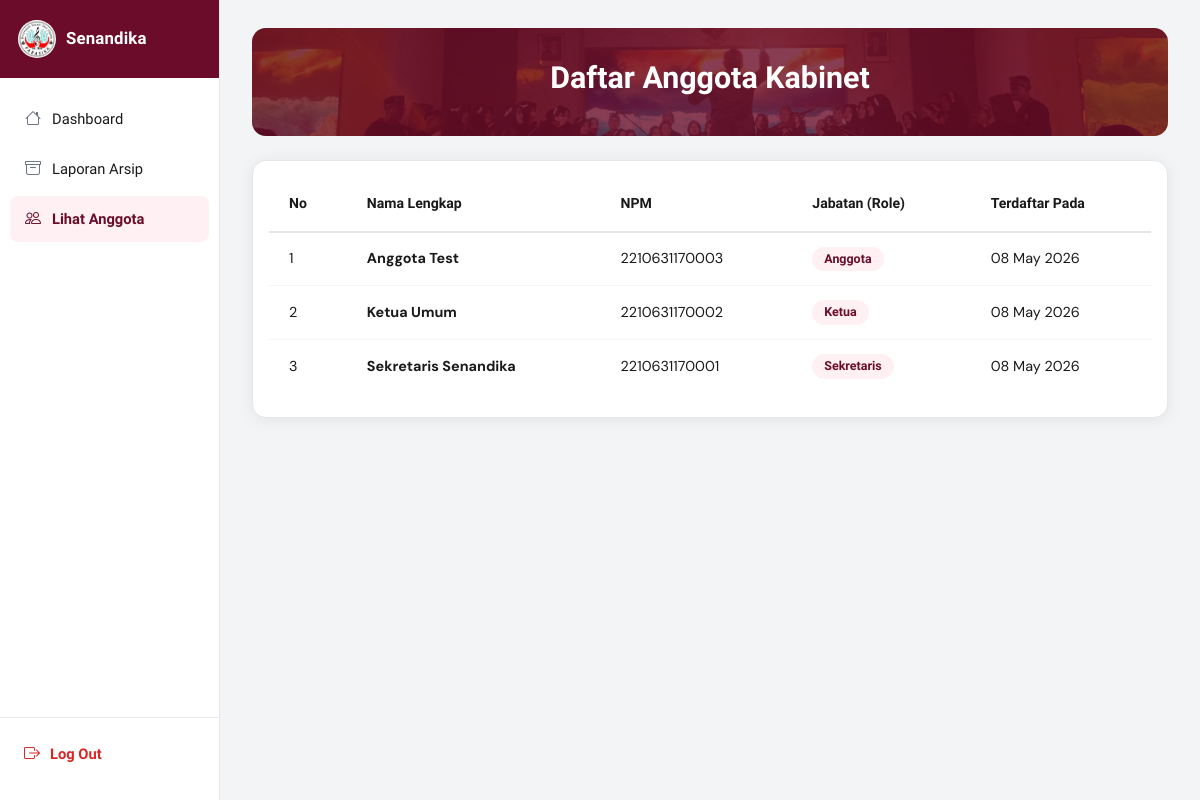
/dashboard/ketua/pages/lihat-anggota.php, run on an earlier commit of the app's database.
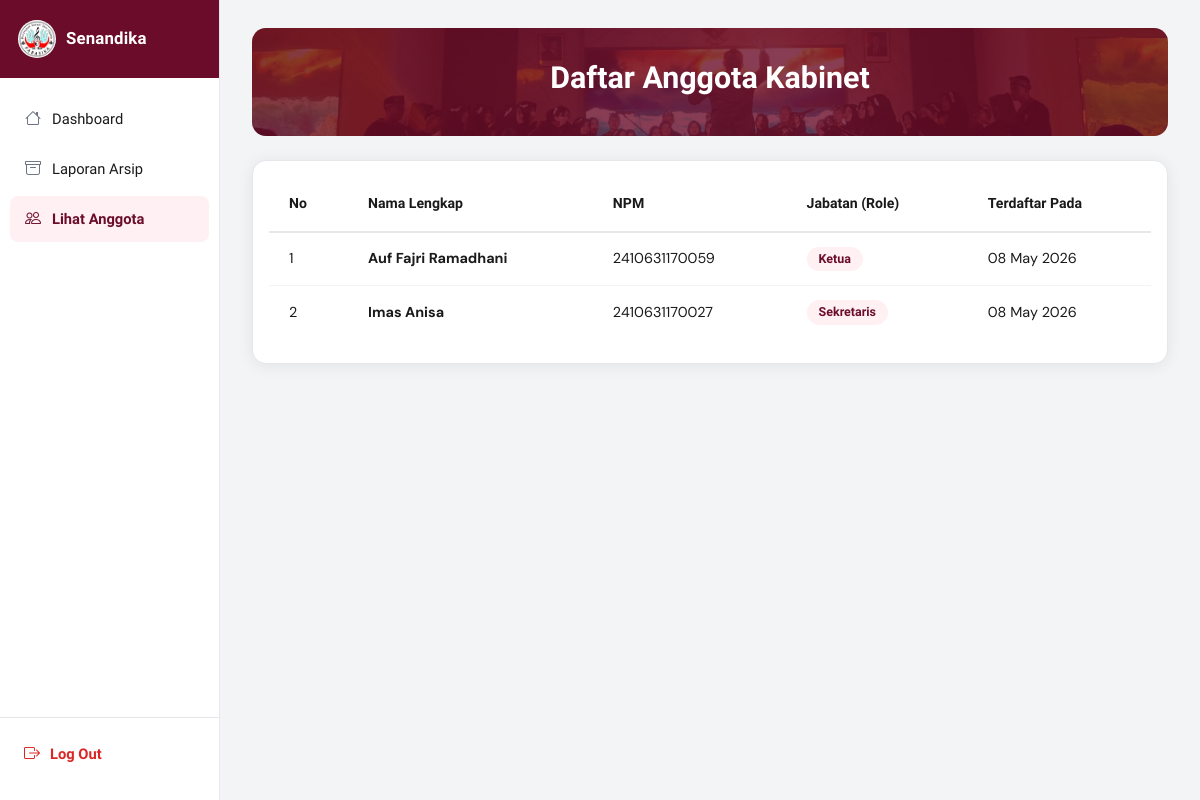
And on a later commit of the database.
### tables this page shows
CREATE TABLE `users` (
  `id` int(11) NOT NULL AUTO_INCREMENT,
  `nama_lengkap` varchar(100) NOT NULL,
  `npm` varchar(13) NOT NULL,
  `password` varchar(255) NOT NULL,
  `role` enum('sekretaris','ketua','anggota') NOT NULL DEFAULT 'anggota',
  `status` enum('pending','approved') NOT NULL DEFAULT 'pending',
  `created_at` timestamp NOT NULL DEFAULT current_timestamp(),
  PRIMARY KEY (`id`),
  UNIQUE KEY `npm` (`npm`)
);

### dashboard/ketua/pages/lihat-anggota.php (the view, shortened to what this page needs)
<?php
$asset_path = '../../../';
require_once '../../../config/database.php';
include '../../../includes/head.php';
?>
<div class="d-flex">
  <?php include '../../../includes/sidebar-ketua.php'; ?>
  <div class="main-content w-100">
    <div class="content-area">
      <div class="section-hero mb-4">
        <h1>Daftar Anggota Kabinet</h1>
      </div>
      <div class="table-card p-3">
        <div class="table-responsive">
          <table class="table-custom">
            <thead>
              <tr>
                <th>No</th>
                <th>Nama Lengkap</th>
                <th>NPM</th>
                <th>Jabatan (Role)</th>
                <th>Terdaftar Pada</th>
              </tr>
            </thead>
            <tbody>
              <?php
              $result = $conn->query("SELECT * FROM users ORDER BY role DESC, created_at DESC");
              $i = 1;
              while ($row = $result->fetch_assoc()):
              ?>
              <tr>
                <td><?= $i++ ?></td>
                <td class="fw-bold"><?= htmlspecialchars($row['nama_lengkap']) ?></td>
                <td><?= htmlspecialchars($row['npm']) ?></td>
                <td><span class="badge-kategori"><?= ucfirst($row['role']) ?></span></td>
                <td><?= date('d M Y', strtotime($row['created_at'])) ?></td>
              </tr>
              <?php endwhile; ?>
            </tbody>
          </table>
        </div>
      </div>
    </div>
  </div>
</div>
<?php include '../../../includes/scripts.php'; ?>

### includes/head.php (shortened to what this page needs)
<!DOCTYPE html>
<html lang="id">
<head>
  <link href="https://cdn.jsdelivr.net/npm/bootstrap@5.3.3/dist/css/bootstrap.min.css" rel="stylesheet">
  <link href="https://cdn.jsdelivr.net/npm/bootstrap-icons@1.11.3/font/bootstrap-icons.css" rel="stylesheet">
  <link href="<?= $asset_path ?? './' ?>assets/css/dashboard.css" rel="stylesheet">
</head>
<body>

### includes/sidebar-ketua.php
<?php
$current_page = basename($_SERVER['PHP_SELF']);
$current_dir  = basename(dirname($_SERVER['PHP_SELF']));
?>
<aside class="sidebar" id="sidebar">
  <a href="<?= $asset_path ?>dashboard/ketua/index.php" class="sidebar-brand text-decoration-none">
    <img src="<?= $asset_path ?>assets/img/logo.jpg" alt="Logo Parasika" onerror="this.style.background='#fff';this.src=''">
    <span>Senandika</span>
  </a>
  <nav class="sidebar-nav">
    <a href="<?= $asset_path ?>dashboard/ketua/index.php" class="nav-link-item <?= ($current_page === 'index.php' && $current_dir === 'ketua') ? 'active' : '' ?>">
      <i class="bi bi-house"></i> Dashboard
    </a>
    <a href="<?= $asset_path ?>dashboard/ketua/pages/laporan-arsip.php" class="nav-link-item <?= ($current_page === 'laporan-arsip.php') ? 'active' : '' ?>">
      <i class="bi bi-archive"></i> Laporan Arsip
    </a>
    <a href="<?= $asset_path ?>dashboard/ketua/pages/lihat-anggota.php" class="nav-link-item <?= ($current_page === 'lihat-anggota.php') ? 'active' : '' ?>">
      <i class="bi bi-people"></i> Lihat Anggota
    </a>
  </nav>
  <div class="sidebar-logout">
    <a href="<?= $asset_path ?>logout.php" class="logout-btn">
      <i class="bi bi-box-arrow-right"></i> Log Out
    </a>
  </div>
</aside>

### includes/scripts.php (shortened to what this page needs)
</body>
</html>

### assets/css/dashboard.css (style rules this page uses)
:root { --primary: #6b0d2a; --primary-dark: #4a0a1e; --primary-light: #8b1a3a; --accent: #c0392b; --sidebar-bg: #fafafa; --sidebar-w: 220px; --text-dark: #1a1a1a; --text-muted: #6b7280; --border: #e5e7eb; --card-bg: #ffffff; --body-bg: #f3f4f6; --white: #ffffff; --danger: #dc2626; --font-head: "Plus Jakarta Sans", sans-serif; --font-body: "DM Sans", sans-serif; --radius: 14px; --radius-sm: 8px; --shadow: 0 2px 16px rgba(0, 0, 0, 0.07); --shadow-md: 0 4px 24px rgba(107, 13, 42, 0.1); }
*, *::before, *::after { box-sizing: border-box; margin: 0; padding: 0; }
html, body { overflow-x: hidden; max-width: 100%; }
html, body { scrollbar-width: none; -ms-overflow-style: none; }
body { font-family: var(--font-body); background: var(--body-bg); color: var(--text-dark); min-height: 100vh; }
.d-flex { overflow-x: hidden; }
.sidebar { position: fixed; top: 0; left: 0; width: var(--sidebar-w); height: 100vh; background: var(--white); display: flex; flex-direction: column; z-index: 100; border-right: 1px solid var(--border); overflow: hidden; }
.sidebar-brand { display: flex; align-items: center; gap: 10px; padding: 20px 18px; background: var(--primary); color: var(--white); text-decoration: none; }
.sidebar-brand img { width: 38px; height: 38px; border-radius: 50%; object-fit: cover; background: #fff; }
.sidebar-brand span { font-family: var(--font-head); font-weight: 700; font-size: 1.05rem; letter-spacing: 0.01em; }
.sidebar-nav { flex: 1; padding: 18px 10px; display: flex; flex-direction: column; gap: 4px; }
.nav-link-item { display: flex; align-items: center; gap: 10px; padding: 11px 14px; border-radius: var(--radius-sm); color: var(--text-dark); font-size: 0.92rem; font-weight: 500; text-decoration: none; transition: all 0.18s ease; font-family: var(--font-head); }
.nav-link-item i { font-size: 1rem; width: 18px; text-align: center; color: var(--text-muted); transition: color 0.18s; }
.nav-link-item.active { background: #fff0f3; color: var(--primary); font-weight: 600; }
.nav-link-item.active i { color: var(--primary); }
.sidebar-logout { padding: 14px 10px 24px; border-top: 1px solid var(--border); }
.logout-btn { display: flex; align-items: center; gap: 10px; padding: 10px 14px; border-radius: var(--radius-sm); color: var(--danger); font-size: 0.92rem; font-weight: 600; text-decoration: none; transition: background 0.18s; font-family: var(--font-head); width: 100%; background: none; border: none; cursor: pointer; }
.logout-btn i { font-size: 1rem; }
.main-content { margin-left: var(--sidebar-w); min-height: 100vh; display: flex; flex-direction: column; }
.content-area { flex: 1; padding: 28px 32px 120px 32px; }
.section-hero { background: var(--primary); border-radius: var(--radius); padding: 32px 40px; color: var(--white); text-align: center; margin-bottom: 28px; position: relative; overflow: hidden; }
.section-hero::before { content: ""; position: absolute; inset: 0; background: url("../img/hero.jpg") center/cover no-repeat; opacity: 0.2; z-index: 0; }
.section-hero > * { position: relative; z-index: 1; }
.section-hero h1 { font-family: var(--font-head); font-size: 1.9rem; font-weight: 800; }
.table-card { background: var(--card-bg); border-radius: var(--radius); box-shadow: var(--shadow); border: 1px solid var(--border); overflow: hidden; }
.table-custom { width: 100%; border-collapse: collapse; font-family: var(--font-body); }
.table-custom thead th { padding: 16px 20px; font-family: var(--font-head); font-weight: 700; font-size: 0.88rem; color: var(--text-dark); border-bottom: 2px solid var(--border); background: var(--white); text-align: left; }
.table-custom tbody td { padding: 14px 20px; font-size: 0.9rem; color: var(--text-dark); border-bottom: 1px solid #f3f4f6; vertical-align: middle; }
.table-custom tbody tr:last-child td { border-bottom: none; }
.badge-kategori { background: #fff0f3; color: var(--primary); font-size: 0.78rem; font-weight: 600; font-family: var(--font-head); padding: 3px 12px; border-radius: 50px; display: inline-block; }
.table-responsive { width: 100%; overflow-x: auto; -webkit-overflow-scrolling: touch; }
.table-custom { min-width: 800px; }
.table-responsive { width: 100%; overflow-x: auto; -webkit-overflow-scrolling: touch; padding-bottom: 8px; }

What changed in the data, as far as the page shows it:
removed users: nama_lengkap "Anggota Test", npm "2210631170003", role "Anggota", created_at "08 May 2026"
changed users: nama_lengkap "Sekretaris Senandika" → "Auf Fajri Ramadhani"; npm "2210631170001" → "2410631170059"; role "Sekretaris" → "Ketua"; moves up the list
changed users: nama_lengkap "Ketua Umum" → "Imas Anisa"; npm "2210631170002" → "2410631170027"; role "Ketua" → "Sekretaris"
